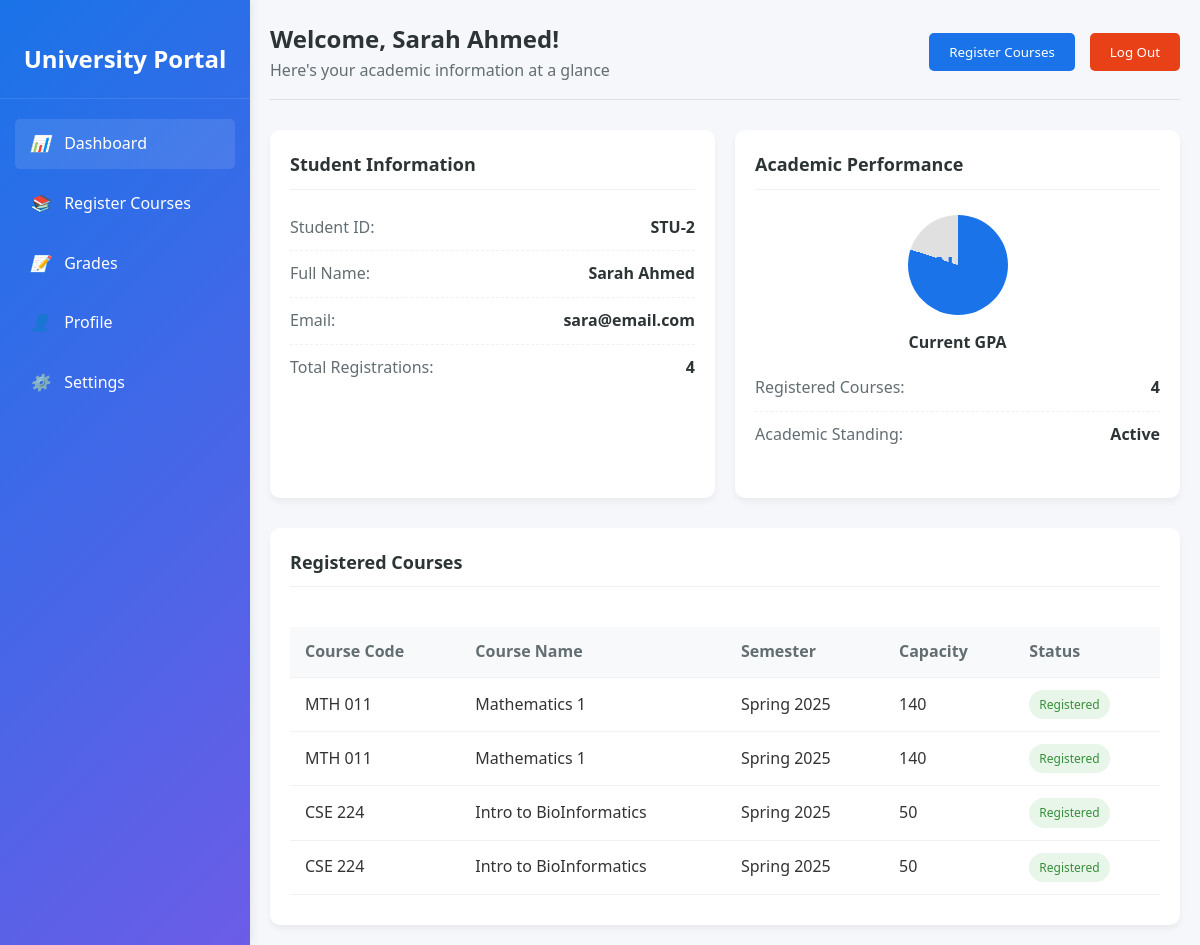
The page /Dashboard/index.php (signed in) on the database its author committed.
### tables this page shows
CREATE TABLE `student` (
  `Id` int(11) NOT NULL,
  `FirstName` varchar(244) NOT NULL,
  `LastName` varchar(244) NOT NULL,
  `Email` varchar(222) NOT NULL,
  `NationalId` varchar(17) NOT NULL,
  `Age` int(3) NOT NULL,
  `PhonNumber` bigint(11) NOT NULL,
  `password_hash` varchar(255) NOT NULL,
  `created_at` timestamp NOT NULL DEFAULT current_timestamp()
);

CREATE TABLE `course` (
  `Id` int(11) NOT NULL,
  `Name` varchar(222) NOT NULL,
  `Capacity` int(11) NOT NULL,
  `Code` varchar(222) NOT NULL,
  `semester_id` int(11) NOT NULL
);

CREATE TABLE `semester` (
  `id` int(11) NOT NULL,
  `Season` varchar(222) NOT NULL,
  `Year` year(4) NOT NULL
);

### Dashboard/index.php (the view, shortened to what this page needs)
<?php
$servername = "localhost";
$username_db = "root";
$password_db = "";
$dbname = "school_system";
$conn = new mysqli($servername, $username_db, $password_db, $dbname);
$student_id = $_SESSION['student_id'];
$stmt = $conn->prepare("SELECT Id, FirstName, LastName, Email FROM student WHERE Id = ?");
$stmt->bind_param("i", $student_id);
$stmt->execute();
$result = $stmt->get_result();
$student = $result->fetch_assoc();
$courses = [];
$stmt = $conn->prepare("
    SELECT c.Code, c.Name, c.Capacity, s.Season, s.Year
    FROM course c
    INNER JOIN semester s ON c.semester_id = s.id
    INNER JOIN registration r ON r.semester_id = s.id
    WHERE r.student_id = ?
");
$stmt->bind_param("i", $student_id);
$stmt->execute();
$result = $stmt->get_result();
while ($row = $result->fetch_assoc()) {
    $courses[] = $row;
}
$gpa = 'N/A';
?>
<!DOCTYPE html>
<html lang="en">
<head>
</head>
<body>
    <div class="container">
        <div class="sidebar">
            <div class="brand">
                <h1>University Portal</h1>
            </div>
            <ul class="nav-links">
                <li><a href="#" class="active"><i>📊</i> Dashboard</a></li>
                <li><a href="../Registration/index.php"><i>📚</i> Register Courses</a></li>
                <li><a href="#"><i>📝</i> Grades</a></li>
                <li><a href="#"><i>👤</i> Profile</a></li>
                <li><a href="#"><i>⚙️</i> Settings</a></li>
            </ul>
        </div>
        <div class="main-content">
            <div class="header">
                <div class="welcome">
                    <h2>Welcome, <?php echo htmlspecialchars($student['FirstName'] . ' ' . $student['LastName']); ?>!</h2>
                    <p>Here's your academic information at a glance</p>
                </div>
                <div class="user-actions">
                    <button class="btn btn-primary" onclick="registerCourses()">Register Courses</button>
                    <button class="btn btn-danger" onclick="logout()">Log Out</button>
                </div>
            </div>
            <div class="dashboard-cards">
                <div class="card">
                    <div class="card-header">
                        <h3>Student Information</h3>
                    </div>
                    <div class="card-content">
                        <div class="info-item">
                            <span class="info-label">Student ID:</span>
                            <span class="info-value">STU-<?php echo htmlspecialchars($student['Id']); ?></span>
                        </div>
                        <div class="info-item">
                            <span class="info-label">Full Name:</span>
                            <span class="info-value"><?php echo htmlspecialchars($student['FirstName'] . ' ' . $student['LastName']); ?></span>
                        </div>
                        <div class="info-item">
                            <span class="info-label">Email:</span>
                            <span class="info-value"><?php echo htmlspecialchars($student['Email']); ?></span>
                        </div>
                        <div class="info-item">
                            <span class="info-label">Total Registrations:</span>
                            <span class="info-value"><?php echo count($courses); ?></span>
                        </div>
                    </div>
                </div>
                <div class="card">
                    <div class="card-header">
                        <h3>Academic Performance</h3>
                    </div>
                    <div class="card-content" style="display: flex; flex-direction: column; align-items: center;">
                        <div class="gpa-indicator">
                            <div class="gpa-value"><?php echo $gpa; ?></div>
                        </div>
                        <div class="gpa-label">Current GPA</div>
                        <div style="margin-top: 20px; width: 100%;">
                            <div class="info-item">
                                <span class="info-label">Registered Courses:</span>
                                <span class="info-value"><?php echo count($courses); ?></span>
                            </div>
                            <div class="info-item">
                                <span class="info-label">Academic Standing:</span>
                                <span class="info-value">Active</span>
                            </div>
                        </div>
                    </div>
                </div>
            </div>
            <div class="card">
                <div class="card-header">
                    <h3>Registered Courses</h3>
                </div>
                <div class="card-content">
                    <?php if (count($courses) > 0): ?>
                    <table class="courses-table">
                        <thead>
                            <tr>
                                <th>Course Code</th>
                                <th>Course Name</th>
                                <th>Semester</th>
                                <th>Capacity</th>
                                <th>Status</th>
                            </tr>
                        </thead>
                        <tbody>
                            <?php foreach ($courses as $course): ?>
                            <tr>
                                <td><?php echo htmlspecialchars($course['Code']); ?></td>
                                <td><?php echo htmlspecialchars($course['Name']); ?></td>
                                <td><?php echo htmlspecialchars($course['Season'] . ' ' . $course['Year']); ?></td>
                                <td><?php echo htmlspecialchars($course['Capacity']); ?></td>
                                <td><span class="status-badge status-inprogress">Registered</span></td>
                            </tr>
                            <?php endforeach; ?>
                        </tbody>
                    </table>
                    <?php else: ?>
                    <p>You are not registered for any courses yet. <a href="../Registration/index.php">Register now</a></p>
                    <?php endif; ?>
                </div>
            </div>
        </div>
    </div>
</body>
</html>

### Dashboard/index.php (style rules this page uses)
* { margin: 0; padding: 0; box-sizing: border-box; font-family: 'Segoe UI', Tahoma, Geneva, Verdana, sans-serif; }
body { background-color: #f5f7fa; color: #333; line-height: 1.6; }
.container { display: flex; min-height: 100vh; }
.sidebar { width: 250px; background: linear-gradient(135deg, #1a73e8, #6c5ce7); color: white; padding: 20px 0; box-shadow: 0 0 10px rgba(0, 0, 0, 0.1); }
.brand { text-align: center; padding: 20px 0; border-bottom: 1px solid rgba(255, 255, 255, 0.1); margin-bottom: 20px; }
.brand h1 { font-size: 24px; font-weight: 600; }
.nav-links { list-style: none; padding: 0 15px; }
.nav-links li { margin-bottom: 10px; }
.nav-links a { display: block; color: white; text-decoration: none; padding: 12px 15px; border-radius: 5px; transition: all 0.3s ease; }
.nav-links a:hover, .nav-links a.active { background-color: rgba(255, 255, 255, 0.1); }
.nav-links i { margin-right: 10px; width: 20px; text-align: center; }
.main-content { flex: 1; padding: 20px; }
.header { display: flex; justify-content: space-between; align-items: center; margin-bottom: 30px; padding-bottom: 15px; border-bottom: 1px solid #e0e0e0; }
.welcome h2 { font-size: 24px; color: #2d3436; }
.welcome p { color: #636e72; }
.user-actions { display: flex; gap: 15px; }
.btn { padding: 10px 20px; border: none; border-radius: 5px; cursor: pointer; font-weight: 500; transition: all 0.3s ease; }
.btn-primary { background-color: #1a73e8; color: white; }
.btn-danger { background-color: #e84118; color: white; }
.dashboard-cards { display: grid; grid-template-columns: repeat(auto-fit, minmax(300px, 1fr)); gap: 20px; margin-bottom: 30px; }
.card { background: white; border-radius: 10px; padding: 20px; box-shadow: 0 4px 6px rgba(0, 0, 0, 0.05); }
.card-header { display: flex; justify-content: space-between; align-items: center; margin-bottom: 15px; padding-bottom: 10px; border-bottom: 1px solid #f1f1f1; }
.card-header h3 { font-size: 18px; color: #2d3436; }
.card-content { padding: 10px 0; }
.info-item { display: flex; justify-content: space-between; margin-bottom: 10px; padding-bottom: 10px; border-bottom: 1px dashed #f1f1f1; }
.info-item:last-child { border-bottom: none; }
.info-label { color: #636e72; font-weight: 500; }
.info-value { color: #2d3436; font-weight: 600; }
.courses-table { width: 100%; border-collapse: collapse; margin-top: 15px; }
.courses-table th, .courses-table td { padding: 12px 15px; text-align: left; border-bottom: 1px solid #f1f1f1; }
.courses-table th { background-color: #f8f9fa; color: #636e72; font-weight: 600; }
.status-badge { display: inline-block; padding: 5px 10px; border-radius: 20px; font-size: 12px; font-weight: 500; }
.status-inprogress { background-color: #e8f5e9; color: #388e3c; }
.gpa-indicator { display: flex; align-items: center; justify-content: center; width: 100px; height: 100px; border-radius: 50%; background: conic-gradient(#1a73e8 0% 80%, #e0e0e0 80% 100%); margin: 0 auto; position: relative; }
.gpa-value { position: absolute; font-size: 24px; font-weight: 700; color: #1a73e8; }
.gpa-label { text-align: center; margin-top: 15px; font-weight: 600; color: #2d3436; }

### rows shown on the page
student: FirstName+LastName "Sarah Ahmed", Id "2", Email "sara@email.com"
course: Code "MTH 011", Name "Mathematics 1", semester.Year "Spring 2025", Capacity "140"
course: Code "CSE 224", Name "Intro to BioInformatics", semester.Year "Spring 2025", Capacity "50"

### other values the page prints
count($courses) "4"
$gpa "N/A"
